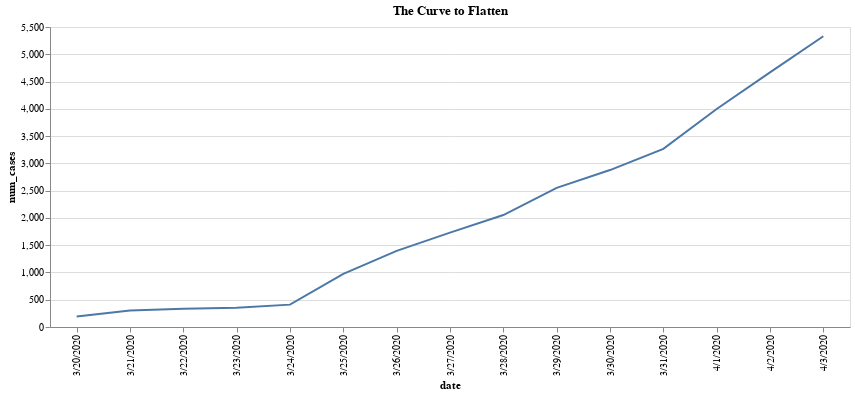

The cell this chart's notebook holds for it:
### Code cell
# Everybody loves a good chart.  This one should become more useful over time.

import altair as alt

totals = pd.DataFrame({'num_cases' : df_num_cases.astype({'num_cases': 'int'}).groupby("date")["num_cases"].sum()}).reset_index()

alt.Chart(totals, title="The Curve to Flatten").mark_line().encode(
    x='date:O',
    y='num_cases:Q'
).properties(
  width=800
).interactive(bind_y=False)

### Figure 1 — Vega-Lite specification as saved in the notebook (floating-point values rounded to 4 significant figures)
{"config": {"view": {"continuousWidth": 400, "continuousHeight": 300}}, "data": {"name": "data-ffcf399b364175c612431234e70b2c05"}, "mark": "line", "encoding": {"x": {"type": "ordinal", "field": "date"}, "y": {"type": "quantitative", "field": "num_cases"}}, "selection": {"selector007": {"type": "interval", "bind": "scales", "encodings": ["x"]}}, "title": "The Curve to Flatten", "width": 800, "$schema": "https://vega.github.io/schema/vega-lite/v4.0.2.json", "datasets": {"data-ffcf399b364175c612431234e70b2c05": [{"date": "3/20/2020", "num_cases": 194}, {"date": "3/21/2020", "num_cases": 304}, {"date": "3/22/2020", "num_cases": 334}, {"date": "3/23/2020", "num_cases": 352}, {"date": "3/24/2020", "num_cases": 410}, {"date": "3/25/2020", "num_cases": 974}, {"date": "3/26/2020", "num_cases": 1396}, {"date": "3/27/2020", "num_cases": 1731}, {"date": "3/28/2020", "num_cases": 2052}, {"date": "3/29/2020", "num_cases": 2552}, {"date": "3/30/2020", "num_cases": 2877}, {"date": "3/31/2020", "num_cases": 3266}, {"date": "4/1/2020", "num_cases": 3997}, {"date": "4/2/2020", "num_cases": 4669}, {"date": "4/3/2020", "num_cases": 5330}]}}
